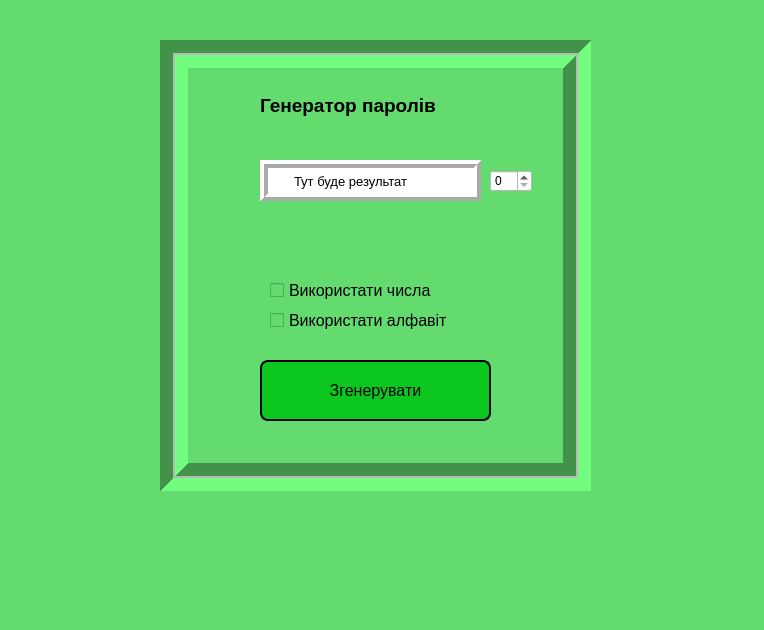
<?xml version="1.0" encoding="UTF-8"?>
<ui version="4.0">
 <class>MainWindow</class>
 <widget class="QMainWindow" name="MainWindow">
  <property name="geometry">
   <rect>
    <x>0</x>
    <y>0</y>
    <width>764</width>
    <height>630</height>
   </rect>
  </property>
  <property name="windowTitle">
   <string>MainWindow</string>
  </property>
  <property name="styleSheet">
   <string notr="true">background-color:#63db6f</string>
  </property>
  <widget class="QWidget" name="centralwidget">
   <widget class="QFrame" name="frame">
    <property name="geometry">
     <rect>
      <x>160</x>
      <y>40</y>
      <width>431</width>
      <height>451</height>
     </rect>
    </property>
    <property name="tabletTracking">
     <bool>false</bool>
    </property>
    <property name="acceptDrops">
     <bool>false</bool>
    </property>
    <property name="autoFillBackground">
     <bool>false</bool>
    </property>
    <property name="styleSheet">
     <string notr="true">color: black
</string>
    </property>
    <property name="frameShape">
     <enum>QFrame::Box</enum>
    </property>
    <property name="frameShadow">
     <enum>QFrame::Sunken</enum>
    </property>
    <property name="lineWidth">
     <number>13</number>
    </property>
    <property name="midLineWidth">
     <number>2</number>
    </property>
    <widget class="QLabel" name="label">
     <property name="geometry">
      <rect>
       <x>100</x>
       <y>40</y>
       <width>231</width>
       <height>51</height>
      </rect>
     </property>
     <property name="font">
      <font>
       <pointsize>14</pointsize>
       <weight>75</weight>
       <bold>true</bold>
      </font>
     </property>
     <property name="lineWidth">
      <number>3</number>
     </property>
     <property name="text">
      <string>Генератор паролів</string>
     </property>
    </widget>
    <widget class="QCheckBox" name="cb_numbers">
     <property name="geometry">
      <rect>
       <x>110</x>
       <y>240</y>
       <width>201</width>
       <height>20</height>
      </rect>
     </property>
     <property name="font">
      <font>
       <pointsize>12</pointsize>
      </font>
     </property>
     <property name="autoFillBackground">
      <bool>false</bool>
     </property>
     <property name="text">
      <string>Використати чиcла</string>
     </property>
    </widget>
    <widget class="QCheckBox" name="cb_alphabet">
     <property name="geometry">
      <rect>
       <x>110</x>
       <y>270</y>
       <width>221</width>
       <height>20</height>
      </rect>
     </property>
     <property name="font">
      <font>
       <pointsize>12</pointsize>
      </font>
     </property>
     <property name="styleSheet">
      <string notr="true"/>
     </property>
     <property name="text">
      <string>Використати алфавіт</string>
     </property>
    </widget>
    <widget class="QPushButton" name="btn_generate">
     <property name="geometry">
      <rect>
       <x>100</x>
       <y>320</y>
       <width>231</width>
       <height>61</height>
      </rect>
     </property>
     <property name="font">
      <font>
       <pointsize>12</pointsize>
      </font>
     </property>
     <property name="styleSheet">
      <string notr="true">color: black;
background-color:#0cc71f;
border-radius: 8px;
border: 2px solid black</string>
     </property>
     <property name="text">
      <string>Згенерувати</string>
     </property>
    </widget>
    <widget class="QFrame" name="frame_2">
     <property name="geometry">
      <rect>
       <x>100</x>
       <y>120</y>
       <width>221</width>
       <height>41</height>
      </rect>
     </property>
     <property name="styleSheet">
      <string notr="true">background: white</string>
     </property>
     <property name="frameShape">
      <enum>QFrame::Box</enum>
     </property>
     <property name="frameShadow">
      <enum>QFrame::Raised</enum>
     </property>
     <property name="lineWidth">
      <number>4</number>
     </property>
     <widget class="QLineEdit" name="result">
      <property name="geometry">
       <rect>
        <x>32</x>
        <y>10</y>
        <width>161</width>
        <height>22</height>
       </rect>
      </property>
      <property name="font">
       <font>
        <pointsize>10</pointsize>
        <weight>50</weight>
        <italic>false</italic>
        <bold>false</bold>
       </font>
      </property>
      <property name="text">
       <string>Тут буде результат</string>
      </property>
      <property name="frame">
       <bool>false</bool>
      </property>
      <property name="echoMode">
       <enum>QLineEdit::Normal</enum>
      </property>
      <property name="cursorPosition">
       <number>18</number>
      </property>
      <property name="dragEnabled">
       <bool>false</bool>
      </property>
      <property name="cursorMoveStyle">
       <enum>Qt::LogicalMoveStyle</enum>
      </property>
      <property name="clearButtonEnabled">
       <bool>false</bool>
      </property>
     </widget>
    </widget>
    <widget class="QSpinBox" name="spinBox">
     <property name="geometry">
      <rect>
       <x>330</x>
       <y>130</y>
       <width>42</width>
       <height>22</height>
      </rect>
     </property>
     <property name="styleSheet">
      <string notr="true">background: white</string>
     </property>
    </widget>
   </widget>
  </widget>
  <widget class="QMenuBar" name="menubar">
   <property name="geometry">
    <rect>
     <x>0</x>
     <y>0</y>
     <width>764</width>
     <height>26</height>
    </rect>
   </property>
  </widget>
  <widget class="QStatusBar" name="statusbar"/>
 </widget>
 <resources/>
 <connections/>
</ui>
